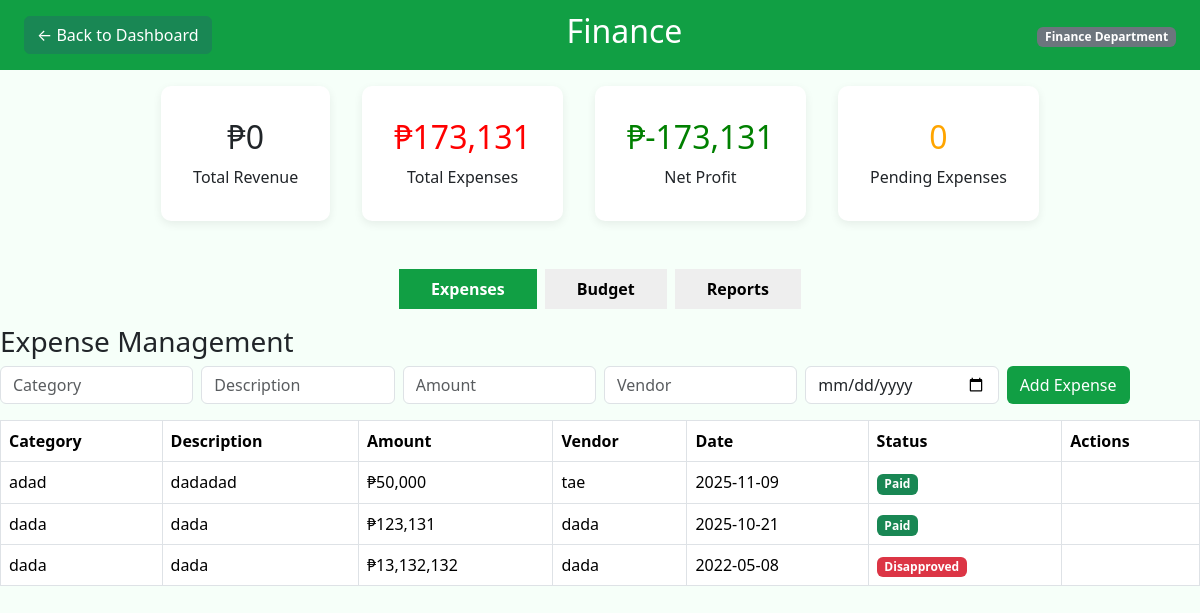
Screenshot of /Php/finance.php with the database file from the repository.
### tables this page shows
CREATE TABLE `expenses` (
  `id` int(11) NOT NULL,
  `category` varchar(50) NOT NULL,
  `description` varchar(255) NOT NULL,
  `amount` decimal(18,2) NOT NULL,
  `vendor` varchar(100) NOT NULL,
  `date` date NOT NULL,
  `status` enum('Pending','Approved','Disapproved','Paid') DEFAULT 'Pending'
);

### Php/finance.php (the view, shortened to what this page needs)
<?php
require_once "config.php";
$total_revenue = $pdo->query("SELECT SUM(amount) FROM revenue")->fetchColumn();
$total_expenses = $pdo->query("SELECT SUM(amount) FROM expenses WHERE status IN('Approved','Paid')")->fetchColumn();
$net_profit = $total_revenue - $total_expenses;
$pending_expenses = $pdo->query("SELECT COUNT(*) FROM expenses WHERE status='Pending'")->fetchColumn();
$expenses = $pdo->query("SELECT * FROM expenses ORDER BY date DESC")->fetchAll(PDO::FETCH_ASSOC);
?>
<!DOCTYPE html>
<html>
<head>
    <link rel="stylesheet" href="https://cdn.jsdelivr.net/npm/bootstrap@5.3.3/dist/css/bootstrap.min.css">
</head>
<body>
    <div class="topbar">
        <a href="login.php" class="btn btn-success">&larr; Back to Dashboard</a>
        <h2>Finance</h2>
        <div>
            <span class="badge bg-secondary">Finance Department</span>
        </div>
    </div>
    <div class="d-flex flex-wrap justify-content-center">
        <div class="card-stat"><h2>₱<?= number_format($total_revenue,0) ?></h2><div>Total Revenue</div></div>
        <div class="card-stat"><h2 style="color:red;">₱<?= number_format($total_expenses,0) ?></h2><div>Total Expenses</div></div>
        <div class="card-stat"><h2 style="color:green;">₱<?= number_format($net_profit,0) ?></h2><div>Net Profit</div></div>
        <div class="card-stat"><h2 style="color:orange;"><?= $pending_expenses ?></h2><div>Pending Expenses</div></div>
    </div>
    <div class="tabs">
        <button id="expensesBtn" class="active" onclick="switchTab('expenses')">Expenses</button>
        <button id="budgetBtn" onclick="switchTab('budget')">Budget</button>
        <button id="reportsBtn" onclick="switchTab('reports')">Reports</button>
    </div>
    <div id="expenses" class="tab-content active">
        <h3>Expense Management</h3>
        <form method="POST" class="row g-2 mb-3 align-items-center">
            <div class="col"><input type="text" placeholder="Category" name="category" required class="form-control"></div>
            <div class="col"><input type="text" placeholder="Description" name="description" required class="form-control"></div>
            <div class="col"><input type="number" placeholder="Amount" name="amount" required class="form-control"></div>
            <div class="col"><input type="text" placeholder="Vendor" name="vendor" required class="form-control"></div>
            <div class="col"><input type="date" name="date" required class="form-control"></div>
            <div class="col"><button class="btn btn-green">Add Expense</button></div>
        </form>
        <table class="table table-bordered mt-2">
            <thead>
                <tr>
                    <th>Category</th><th>Description</th><th>Amount</th><th>Vendor</th><th>Date</th><th>Status</th><th>Actions</th>
                </tr>
            </thead>
            <tbody>
                <?php foreach ($expenses as $row): ?>
                <tr>
                    <td><?= htmlspecialchars($row['category']) ?></td>
                    <td><?= htmlspecialchars($row['description']) ?></td>
                    <td>₱<?= number_format($row['amount'],0) ?></td>
                    <td><?= htmlspecialchars($row['vendor']) ?></td>
                    <td><?= htmlspecialchars($row['date']) ?></td>
                    <td>
                        <?php if ($row['status'] == 'Paid'): ?>
                            <span class="badge bg-success">Paid</span>
                        <?php elseif ($row['status'] == 'Approved'): ?>
                            <span class="badge bg-primary">Approved</span>
                        <?php elseif ($row['status'] == 'Disapproved'): ?>
                            <span class="badge bg-danger">Disapproved</span>
                        <?php else: ?>
                            <span class="badge bg-warning">Pending</span>
                        <?php endif ?>
                    </td>
                    <td>
                    </td>
                </tr>
                <?php endforeach ?>
            </tbody>
        </table>
    </div>
</body>
</html>

### Php/finance.php (style rules this page uses)
body { background: #f6fff9; }
.topbar { background: #119f44; color: #fff; padding: 12px 24px; display: flex; align-items: center; justify-content: space-between; }
.card-stat { text-align: center; background: #fff; margin: 1rem; border-radius: 10px; box-shadow: 0 3px 10px rgba(0,0,0,0.07); padding: 2rem; }
.tabs { display: flex; margin: 2rem auto 1rem auto; justify-content: center; }
.tabs button { border: none; padding: 8px 32px; background: #eee; margin: 0 4px; font-weight: bold; }
.tabs .active { background: #119f44; color: #fff; }
.tab-content { display: none; }
.tab-content.active { display: block; }
.btn-green { background: #119f44; color: #fff; }

### rows the page displays
expenses: category "adad", description "dadadad", amount "50,000", vendor "tae", date "2025-11-09", status "Paid"
expenses: category "dada", description "dada", amount "123,131", vendor "dada", date "2025-10-21", status "Paid"
expenses: category "dada", description "dada", amount "13,132,132", vendor "dada", date "2022-05-08", status "Disapproved"

### other values shown
$total_revenue "0"
$total_expenses "173,131"
$net_profit "-173,131"
$pending_expenses "0"
